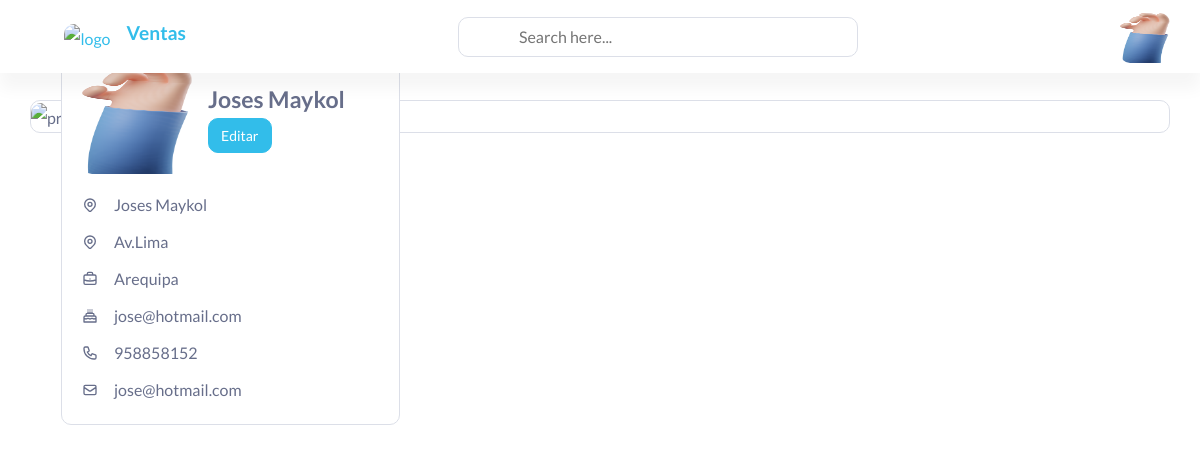
The page /customers/detail/9/ on the database as committed earlier.
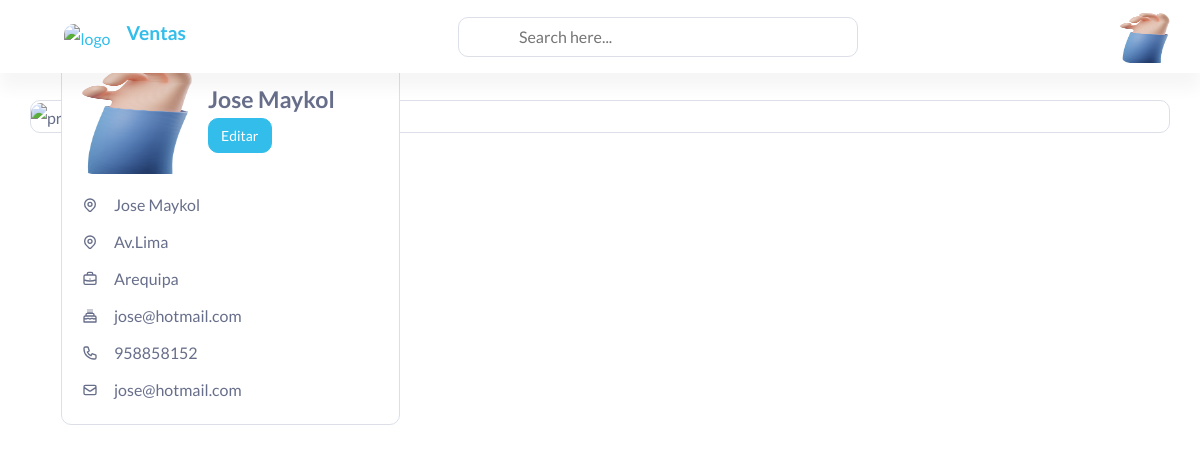
The same page on the database as committed later.
### customers/models.py (models this page shows, shortened)
class Cliente(models.Model):
    RUC = models.CharField(max_length= 12,verbose_name='RUC')
    DNI = models.CharField(max_length= 8,verbose_name= "DNI")
    name = models.CharField(max_length= 50,verbose_name='Nombre de cliente')
    adress = models.CharField(max_length= 50,verbose_name='Direccion')
    city = models.CharField(max_length= 50,verbose_name= 'Ciudad')
    phone_number = models.CharField(max_length= 9,verbose_name= 'Numero de telefono')
    email = models.EmailField(verbose_name='Email')
    site_web = models.URLField(verbose_name= 'Sitio web', blank= True)
    class Meta:
        verbose_name = 'Cliente'
        verbose_name_plural = 'Clientes'

### customers/views.py (the view)
# urls.py: path('detail/<int:pk>/', views.ClienteDetailView.as_view(), name='detail_customer'),
class ClienteDetailView(DetailView):
    model = Cliente
    template_name = "detail_customer.html"

### customers/templates/detail_customer.html (shortened to what this page needs)
{% extends 'index.html' %}
{% load static %}
{% block content %}
<div class="wrapper">
          <div class="content-page">
    <div class="container-fluid">
       <div class="row">
          <div class="col-lg-12">
             <div class="card car-transparent">
                <div class="card-body p-0">
                   <div class="profile-image position-relative">
                   </div>
                </div>
             </div>
          </div>
       </div>
       <div class="row m-sm-0 px-3">
          <div class="col-lg-4 card-profile">
             <div class="card card-block card-stretch card-height">
                <div class="card-body">
                  <div class="d-flex align-items-center mb-3">
                     <div class="profile-img position-relative">
                        <img src="{% static '/images/user/1.png' %}" class="img-fluid rounded avatar-110" alt="profile-image">
                     </div>
                     <div class="ml-3">
                        <h4 class="mb-1">{{object.name}}</h4>
                        <a href="{% url 'update_customer' object.id %}" class="btn btn-primary font-size-14">Editar</a>
                     </div>
                  </div>
                   <ul class="list-inline p-0 m-0">
                      <li class="mb-2">
                         <div class="d-flex align-items-center">
                            <p class="mb-0">{{object.name}}</p>
                         </div>
                      </li>
                      <li class="mb-2">
                        <div class="d-flex align-items-center">
                           <p class="mb-0">{{object.adress}}</p>
                        </div>
                     </li>
                      <li class="mb-2">
                         <div class="d-flex align-items-center">
                            <p class="mb-0">{{object.city}}</p>
                         </div>
                      </li>
                      <li class="mb-2">
                         <div class="d-flex align-items-center">
                            <p class="mb-0">{{object.email}}</p>
                         </div>
                      </li>
                      <li class="mb-2">
                         <div class="d-flex align-items-center">
                            <p class="mb-0">{{object.phone_number}}</p>
                         </div>
                      </li>
                      <li>
                         <div class="d-flex align-items-center">
                            <p class="mb-0">{{object.email}}</p>
                         </div>
                      </li>
                   </ul>
                </div>
             </div>
          </div>
       </div>
    </div>
    </div>
  </div>
{% endblock content %}

Rows that differ between the two databases and show on the page:
changed Cliente "Av.Lima": name "Joses Maykol" → "Jose Maykol"
